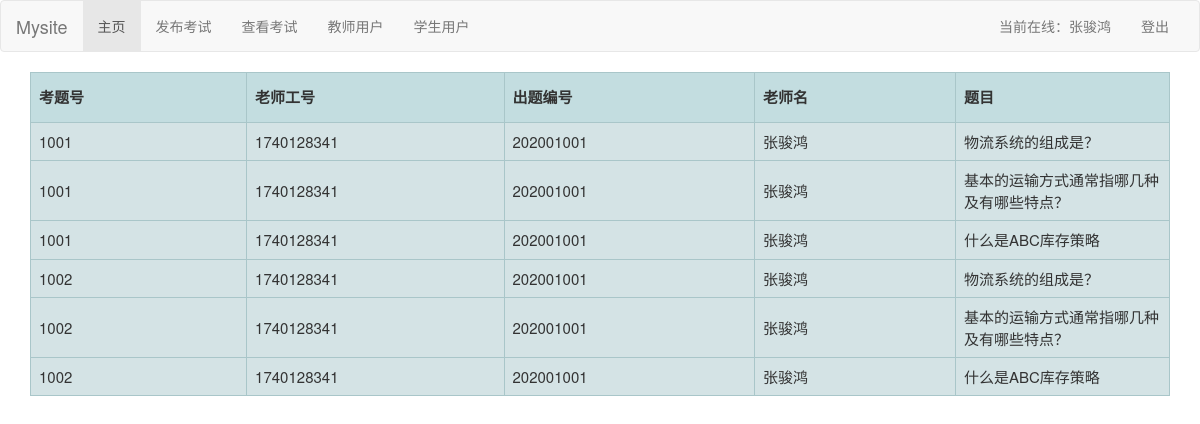
The page /teacher_table/ (signed in) on the database its author committed.
### word/models.py (models this page shows, shortened)
class Teacher(models.Model):
    text_order = models.IntegerField()
    name = models.CharField(max_length=128)
    number = models.IntegerField()
    text = models.CharField(max_length=1000)
    answer = models.CharField(max_length=1000)
    keyword = models.CharField(max_length=1000)
    test_number = models.IntegerField()
    num = models.IntegerField()
    subject = models.CharField(max_length=128)
    class Meta1:
        ordering = ["name"]
        verbose_name = "教师"
        verbose_name_plural = "教师"

### word/views.py (the view)
# urls.py: path('teacher_table/', views.teacher_table),
def teacher_table(request):
    if request.method == 'GET':
        test_number = []
        teacher_text = []
        teacher_name = []
        teacher_number = []
        teacher_num = []
        word_test = []
        test_count = models.WordAdmin.objects.all().values_list('test_number').count()
        test = models.WordAdmin.objects.values_list('test_number', flat=True)
        for i in range(test_count):
            test_number = test[i]
            word_count = models.Teacher.objects.filter(test_number=test_number).count()
            teacher_words = models.Teacher.objects.filter(test_number=test_number)
            if teacher_words:
                for x in range(word_count):
                    word_test.append(teacher_words[x].test_number)
                    teacher_number.append(teacher_words[x].number)
                    teacher_num.append(teacher_words[x].num)
                    teacher_name.append(teacher_words[x].name)
                    teacher_text.append(teacher_words[x].text)
            result_all = zip(word_test, teacher_number, teacher_num, teacher_name, teacher_text)
        return render(request, 'teacher_table.html', locals())
    return render(request, 'teacher_table.html', locals())

### templates/teacher_table.html (shortened to what this page needs)
{% extends 'test_admin.html' %}
{% load staticfiles %}
{% block css %} <link href="{% static 'css/table.css' %}" rel="stylesheet"/> {% endblock %}
{% block content %}
    <div class="container">
          <table class="hovertable">
            <tr>
                <th>考题号</th><th>老师工号</th><th>出题编号</th><th>老师名</th><th>题目</th>
            </tr>
              {% for word_test,teacher_number,teacher_num,teacher_name,teacher_text in result_all %}
                  <tr onmouseover="this.style.backgroundColor='#ffff66';" onmouseout="this.style.backgroundColor='#d4e3e5';">
                      <td>{{ word_test }}</td>
                      <td>{{ teacher_number }}</td>
                      <td>{{ teacher_num }}</td>
                      <td>{{ teacher_name }}</td>
                      <td>{{ teacher_text }}</td>
                  </tr>
              {% endfor %}
        </table>
    </div>
{% endblock %}

### static/css/table.css (style rules this page uses)
table.hovertable { font-size:15px; color:#333333; border-width: 1px; border-color: #999999; border-collapse: collapse; }
table.hovertable th { background-color:#c3dde0; border-width: 1px; height: 50px; width: 1000px; padding: 8px; border-style: solid; border-color: #a9c6c9; }
table.hovertable tr { background-color:#d4e3e5; width: 1000px; }
table.hovertable td { border-width: 1px; width: 1000px; padding: 8px; border-style: solid; border-color: #a9c6c9; }

### rows shown on the page
Teacher: result_all "张骏鸿", result_all "物流系统的组成是？"
Teacher: result_all "张骏鸿", result_all "基本的运输方式通常指哪几种及有哪些特点？"
Teacher: result_all "张骏鸿", result_all "什么是ABC库存策略"
Teacher: result_all "张骏鸿", result_all "物流系统的组成是？"
Teacher: result_all "张骏鸿", result_all "基本的运输方式通常指哪几种及有哪些特点？"
Teacher: result_all "张骏鸿", result_all "什么是ABC库存策略"

### other values the page prints
{{ request.session.user_name }} "张骏鸿"
{{ word_test }} "1001" "1001" "1001" "1002" "1002" "1002"
{{ teacher_number }} "1740128341" "1740128341" "1740128341" "1740128341" "1740128341" "1740128341"
{{ teacher_num }} "202001001" "202001001" "202001001" "202001001" "202001001" "202001001"
